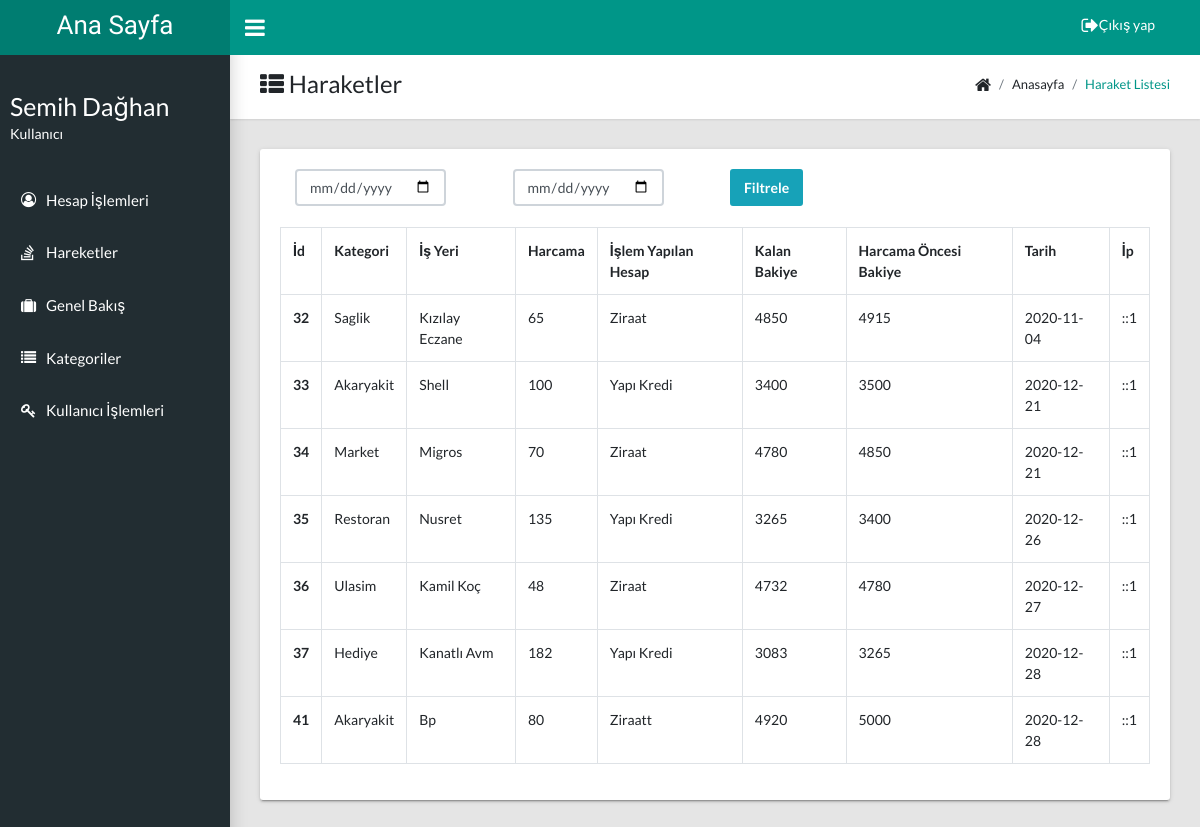
The app's page /panel/haraketler.php with its own data.
### tables this page shows
CREATE TABLE `haraketler` (
  `id` int(200) NOT NULL,
  `kategori` varchar(200) NOT NULL,
  `kurum` varchar(200) NOT NULL,
  `harcananmiktar` int(200) NOT NULL,
  `islemhesap` varchar(200) NOT NULL,
  `gbakiye` int(200) NOT NULL,
  `islemtarih` date DEFAULT current_timestamp(),
  `eskibakiye` int(11) NOT NULL,
  `ip` varchar(11) NOT NULL,
  `anlikzaman` timestamp NOT NULL DEFAULT current_timestamp()
);

### panel/haraketler.php (the view, shortened to what this page needs)
<?php require_once 'inc/ust.php'; ?>
<?php require_once 'inc/sol.php'; ?>
<!DOCTYPE html>
<html>
<head>
    <link rel="stylesheet" href="http://code.jquery.com/ui/1.11.4/themes/smoothness/jquery-ui.css">
</head>
<main class="app-content">
        <div class="app-title">
            <div>
                <h1><i class="fa fa-th-list"></i> Haraketler</h1>
            </div>
            <ul class="app-breadcrumb breadcrumb">
                <li class="breadcrumb-item"><i class="fa fa-home fa-lg"></i></li>
                <li class="breadcrumb-item">Anasayfa</li>
                <li class="breadcrumb-item active"><a href="#">Haraket Listesi</a></li>
            </ul>
        </div>
        <div class="row">
            <div class="col-md-12">
                <div class="tile">
                    <div class="m-t-30">
                        <body>
                        <form action="" class="form-inline date-form">
                            <div class="col-md-3">
                                <input type="date" name="from_date" id="from_date" class="form-control" placeholder="İlk Tarih" />
                            </div>
                            <div class="col-md-3">
                                <input type="date" name="to_date" id="to_date" class="form-control" placeholder="İkinci Tarih" />
                            </div>
                            <div class="col-md-5">
                                <input type="button" name="filter" id="filter" value="Filtrele" class="btn btn-info" />
                            </div>
                        </form>
                            <br />
                            <div id="order_table">
                                <table class="table table-bordered">
                                    <tr>
                                        <th>İd</th>
                                        <th>Kategori</th>
                                        <th>İş Yeri</th>
                                        <th>Harcama</th>
                                        <th>İşlem Yapılan Hesap</th>
                                        <th>Kalan Bakiye</th>
                                        <th>Harcama Öncesi Bakiye</th>
                                        <th>Tarih</th>
                                        <th>İp</th>
                                    </tr>
                                    <?php
                                    $haraketsay = $db->query("SELECT * FROM haraketler");
                                    while ($haraketquery = $haraketsay->fetch(PDO::FETCH_ASSOC)) {
                                        $haraketid = $haraketquery['id'];
                                        $haraketkategori = $haraketquery['kategori'];
                                        $haraketmiktar = $haraketquery['harcananmiktar'];
                                        $haraketislemh = $haraketquery['islemhesap'];
                                        $haraketidgbakiye = $haraketquery['gbakiye'];
                                        $haraketidebakiye = $haraketquery['eskibakiye'];
                                        $haraketidislemtarih = $haraketquery['islemtarih'];
                                        $haraketidkurum = $haraketquery['kurum'];
                                        $haraketidislemip = $haraketquery['ip'];
                                        ?>
                                        <tr>
                                            <th scope="row"><?php echo $haraketid; ?></th>
                                            <td><?php echo $haraketkategori; ?></td>
                                            <td><?php echo $haraketidkurum;?></td>
                                            <td><?php echo $haraketmiktar; ?></td>
                                            <td><?php echo $haraketislemh; ?></td>
                                            <td><?php echo $haraketidgbakiye;?></td>
                                            <td><?php echo $haraketidebakiye; ?></td>
                                            <td><?php echo $haraketidislemtarih; ?></td>
                                            <td><?php echo $haraketidislemip; ?></td>
                                        </tr>
                                        <?php
                                    }
                                    ?>
                                </table>
                            </div>
                        </div>
                </div>
            </div>
        </div>
</main>
                        </body>
                        </html>
<?php require_once 'inc/alt.php'; ?>

### records on screen
haraketler: id "32", kategori "Saglik", kurum "Kızılay Eczane", harcananmiktar "65", islemhesap "Ziraat", gbakiye "4850", eskibakiye "4915", islemtarih "2020-11-04", ip "::1"
haraketler: id "33", kategori "Akaryakit", kurum "Shell", harcananmiktar "100", islemhesap "Yapı Kredi", gbakiye "3400", eskibakiye "3500", islemtarih "2020-12-21", ip "::1"
haraketler: id "34", kategori "Market", kurum "Migros", harcananmiktar "70", islemhesap "Ziraat", gbakiye "4780", eskibakiye "4850", islemtarih "2020-12-21", ip "::1"
haraketler: id "35", kategori "Restoran", kurum "Nusret", harcananmiktar "135", islemhesap "Yapı Kredi", gbakiye "3265", eskibakiye "3400", islemtarih "2020-12-26", ip "::1"
haraketler: id "36", kategori "Ulasim", kurum "Kamil Koç", harcananmiktar "48", islemhesap "Ziraat", gbakiye "4732", eskibakiye "4780", islemtarih "2020-12-27", ip "::1"
haraketler: id "37", kategori "Hediye", kurum "Kanatlı Avm", harcananmiktar "182", islemhesap "Yapı Kredi", gbakiye "3083", eskibakiye "3265", islemtarih "2020-12-28", ip "::1"
haraketler: id "41", kategori "Akaryakit", kurum "Bp", harcananmiktar "80", islemhesap "Ziraatt", gbakiye "4920", eskibakiye "5000", islemtarih "2020-12-28", ip "::1"
